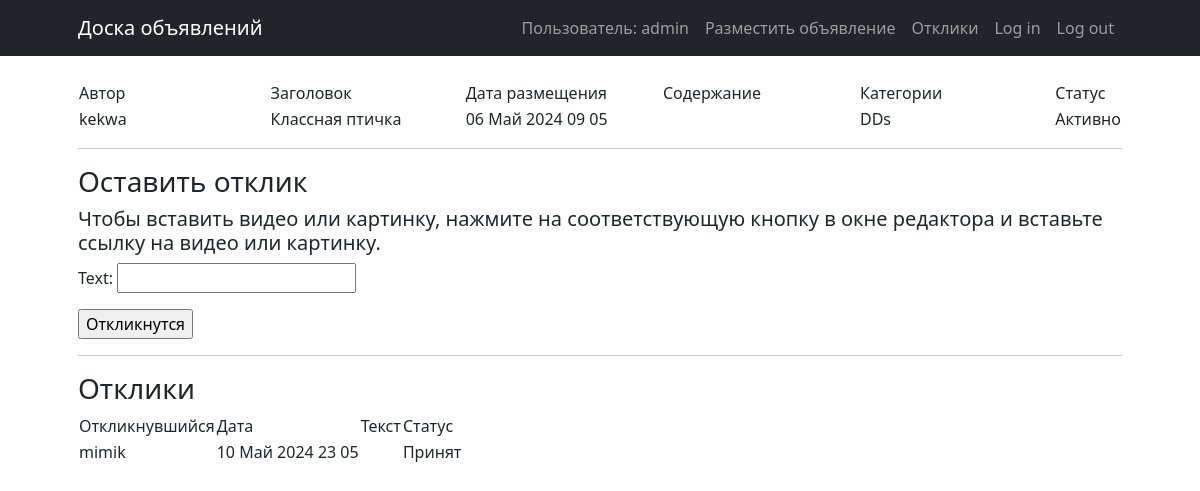
/2 (signed in), run on the app's committed database.
### MMORPG_board/subaccount_system/models.py (models this page shows)
class User(AbstractUser):
    send_news = models.BooleanField(default=False)
    authorized = models.BooleanField(default=False)

### MMORPG_board/board/models.py (models this page shows)
class Announcement(models.Model):
    CATEGORIES = [
        ('Танки', 'Танки'),
        ('Хилы', 'Хилы'),
        ('ДД', 'ДД'),
        ('Торговцы', 'Торговцы'),
        ('Гилдмастеры', 'Гилдмастеры'),
        ('Квестгиверы', 'Квестгиверы'),
        ('Кузнецы', 'Кузнецы'),
        ('Кожевники', 'Кожевники'),
        ('Зельевары', 'Зельевары'),
        ('Мастера заклинаний', 'Мастера заклинаний'),
    ]
    author = models.ForeignKey('subaccount_system.User', on_delete=models.CASCADE)
    title = models.CharField(max_length=120)
    text = tinymce_models.HTMLField()
    date_created = models.DateTimeField(auto_now_add=True)
    date_edit = models.DateTimeField(auto_now_add=True)
    category = models.CharField(max_length=30, choices=CATEGORIES)
    active = models.BooleanField(default=True)

class UserResponse(models.Model):
    responder = models.ForeignKey('subaccount_system.User', on_delete=models.CASCADE)
    announcement = models.ForeignKey(Announcement, on_delete=models.CASCADE)
    date_created = models.DateTimeField(auto_now_add=True)
    text = tinymce_models.HTMLField()
    accepted = models.BooleanField(default=False)
    rejected = models.BooleanField(default=False)

### MMORPG_board/board/views.py (the view, shortened to what this page needs)
# urls.py: path('<int:pk>', AnnouncementDetail.as_view(), name='announcement'),
class AnnouncementDetail(DetailView, FormView):
    model = Announcement
    template_name = 'board_app/announcement.html'
    context_object_name = 'announcement'
    form_class = ResponseForm
    success_url = '.'
    def get_context_data(self, **kwargs):
        context = super().get_context_data(**kwargs)
        context['responses'] = UserResponse.objects.filter(announcement=context['announcement']).all().order_by('-date_created')
        return context

### MMORPG_board/board/forms.py
class ResponseForm(forms.Form):
	text = forms.CharField(widget=TinyMCE(attrs={'cols': 80, 'rows': 30}))

### MMORPG_board/templates/board_app/announcement.html (shortened to what this page needs)
{% extends 'default.html' %}
{% load static %}
{% block content %}
<table>
    <colgroup>
        <col width="20%">
        <col width="20%">
        <col width="20%">
        <col width="20%">
        <col width="20%">
    </colgroup>
    <tr>
        <td>Автор</td>
        <td>Заголовок</td>
        <td>Дата размещения</td>
        <td>Содержание</td>
        <td>Категории</td>
        <td>Статус</td>
    </tr>
    <tr>
        <td>{{ announcement.author }}</td>
        <td>{{ announcement.title }}</td>
        <td>{{ announcement.date_created|date:'d M Y h m' }}</td>
        <td>{{ announcement.text|safe }}</td>
        <td>{{ announcement.category }}</td>
        {% if announcement.active %}
            <td>Активно</td>
        {% else %}
            <td>Неактивно</td>
        {% endif %}
    </tr>
</table>
<hr>
{% if user.is_authenticated %}
    <h3>Оставить отклик</h3>
    <h5>
        Чтобы вставить видео или картинку, нажмите на соответствующую
        кнопку в окне редактора и вставьте ссылку на видео или картинку.
    </h5>
    <form method="post">
        {{ form.as_p }}
        <input type="submit" value="Откликнутся">
    </form>
    <hr>
{% endif %}
{% if responses %}
    <h3>Отклики</h3>
    <table>
        <tr>
            <td>Откликнувшийся</td>
            <td>Дата</td>
            <td>Текст</td>
            <td>Статус</td>
        </tr>
        {% for response in responses %}
            <tr>
                <td>{{ response.responder }}</td>
                <td>{{ response.date_created|date:'d M Y H m' }}</td>
                <td>{{ response.text|safe }}</td>
                {% if response.accepted %}
                    <td>Принят</td>
                {% else %}
                    <td>Не принят</td>
                {% endif %}
            </tr>
        {% endfor %}
    </table>
{% else %}
    <h3>Откликов нет</h3>
{% endif %}
{% endblock content %}

### MMORPG_board/templates/default.html (shortened to what this page needs)
<!DOCTYPE html>
<html lang="ru">
    <head>
        {% load static %}
        <link href="{% static 'css/styles.css' %}" rel="stylesheet" />
    </head>
    <body>
        <nav class="navbar navbar-expand-lg navbar-dark bg-dark">
            <div class="container px-lg-5">
                <a class="navbar-brand" href="{% url 'board' %}">Доска объявлений</a>
                <div class="collapse navbar-collapse" id="navbarSupportedContent">
                    <ul class="navbar-nav ms-auto mb-2 mb-lg-0">
                        {% if user.username %}
                            <li>
                                <span class="nav-link">Пользователь: {{ user.username }}</span>
                            </li>
                        {% endif %}
                        {% if perms.board.add_announcement %}
                            <li class="nav-item active">
                               <a class="nav-link" href="{% url 'create_announcement' %}">Разместить объявление</a>
                            </li>
                        {% endif %}
                        {% if perms.board.view_userresponse %}
                            <li class="nav-item active">
                               <a class="nav-link" href="{% url 'responses' %}">Отклики</a>
                            </li>
                        {% endif %}
                        <li>
                           <a class="nav-link" href="{% url 'account_login' %}">Log in</a>
                        </li>
                        <li>
                           <a class="nav-link" href="{% url 'account_logout' %}">Log out</a>
                        </li>
                    </ul>
                </div>
            </div>
        </nav>
        <section class="pt-4">
            <div class="container px-lg-5">
                {% block content %}{% endblock content %}
            </div>
        </section>
    </body>
</html>

### data on the page
User: username "admin"
Announcement: author "kekwa", title "Классная птичка", date_created "06 Май 2024 09 05", category "DDs"
UserResponse: responder "mimik", date_created "10 Май 2024 23 05", accepted "Принят"
